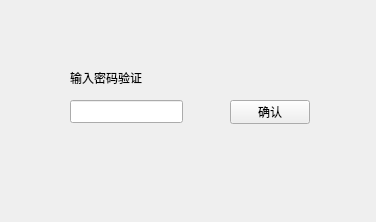
<?xml version="1.0" encoding="UTF-8"?>
<ui version="4.0">
 <class>PasswordDialog</class>
 <widget class="QWidget" name="PasswordDialog">
  <property name="geometry">
   <rect>
    <x>0</x>
    <y>0</y>
    <width>376</width>
    <height>222</height>
   </rect>
  </property>
  <property name="windowTitle">
   <string>验证</string>
  </property>
  <widget class="QLineEdit" name="lineEditPassword">
   <property name="geometry">
    <rect>
     <x>70</x>
     <y>100</y>
     <width>113</width>
     <height>23</height>
    </rect>
   </property>
  </widget>
  <widget class="QPushButton" name="confirmButton">
   <property name="geometry">
    <rect>
     <x>230</x>
     <y>100</y>
     <width>80</width>
     <height>24</height>
    </rect>
   </property>
   <property name="text">
    <string>确认</string>
   </property>
  </widget>
  <widget class="QLabel" name="label">
   <property name="geometry">
    <rect>
     <x>70</x>
     <y>70</y>
     <width>81</width>
     <height>16</height>
    </rect>
   </property>
   <property name="text">
    <string>输入密码验证</string>
   </property>
  </widget>
 </widget>
 <resources/>
 <connections/>
</ui>
